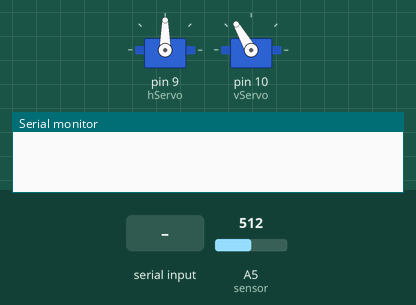
A sketch run on a simulated Arduino Uno, built with avr-gcc and run on an emulated ATmega328P. Parts: 2 × servo, the last lines printed to the serial monitor. The inputs (shaded band) are chosen by the test bench; at power-on: A5 (sensor) = 512.

Above: at 1.2 s.
1.3 s: byte 30 received over Serial
At 2.5 s:
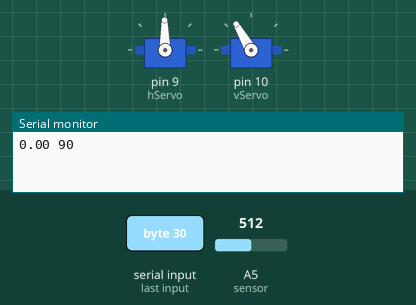
2.8 s: byte 90 received over Serial
At 3.7 s:
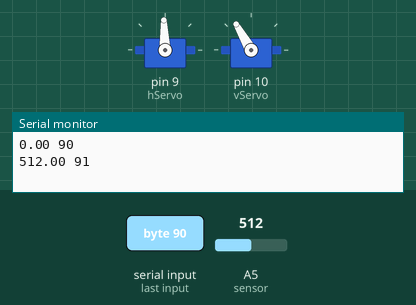
Timing chart, 0 to 5.8 s (numbered marks = the images above; inputs shaded):
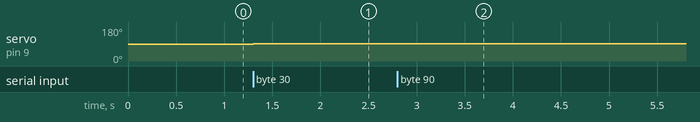

Measured:
- after the input at 1.3 s, servo on pin 9 (hServo): 90° → 91° at once
- after the input at 2.8 s, servo on pin 9 (hServo): 91° → 92° at once

The sketch:

Lab1.ino
```cpp
 #include <Servo.h>
Servo hServo;
Servo vServo;

byte incomingByte = 0;
// Sets up initial servo positions
byte vServPos = 120; // Vertical (tilt) servo
byte hServPos = 90;  // Horizontal (pan) servo
// Sets up servo step sizes
byte hstepr = 1;
byte vstepr = -2;

float rng_avg = 0;
int rng1 = 0;
int rng2 = 0;
int rng3 = 0;
int rng4 = 0;

byte hrange = 40;

const int sensor = A5;  // Analog input pin that the potentiometer is attached to
float sensorValue, inches, cm;    //Must be of type float for pow()

void setup() {
  hServo.attach(9);
  vServo.attach(10);
  hServo.write(hServPos);
  vServo.write(vServPos);
  Serial.begin(9600);
}


void loop() {
  if (Serial.available() > 0) {
    // Flush out all 'd' values from serial sent by python
    Serial.flush();
    incomingByte = Serial.read();

    // Print out values to serial
    Serial.print(rng_avg);
    Serial.print(" ");
    Serial.println(hServPos);

    // Get next segment of data
    readData();
  }

}

int readData(){
  // Move pan servo one step size
  hServPos += hstepr;
  hServo.write(hServPos);

  // Detect whether the pan servo is at extreme values
  if (hServPos >= 90 + hrange || hServPos <= 90-hrange){
    hstepr*=-1; // Reverse direction of motion if at one of extremes
    vServPos+=vstepr; // Move tilt servo down
    vServo.write(vServPos);
  }

  // Delay to give sensor time to settle
  delay(100);

  // Takes 4 readings, finds average to get consistent readings
  rng1 = analogRead(sensor);
  delay(10);
  rng2 = analogRead(sensor);
  delay(10);
  rng3 = analogRead(sensor);
  delay(10);
  rng4 = analogRead(sensor);

  rng_avg = (rng2+rng3+rng4)/3;

  // Return to loop()
  return 0;
}
```
